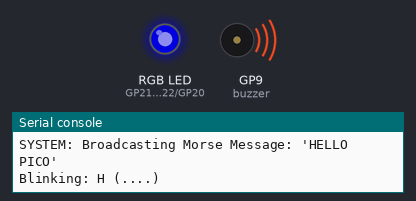
Simulated run of this program. Board: Raspberry Pi Pico running MicroPython. Shown: an RGB LED mixed from three pins (HIGH = lit), buzzer (waves = sounding), the last lines printed to the serial console. Dim RGB values are drawn brighter than linear.

Above: at 0.05 s.
At 18.8 s:
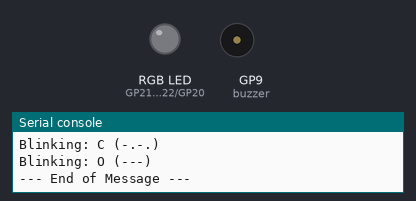
Timing chart, 0 to 21.6 s (numbered marks = the images above):
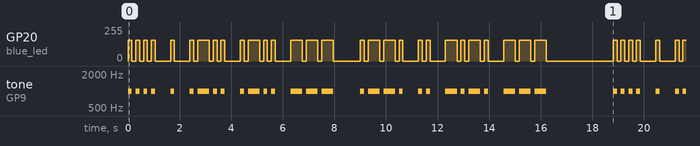

The program:

Morse_Beacon.py
```python
# ==========================================================
# MASTERY PROJECT 4: THE MORSE CODE BEACON
# Goal: Use a Python Dictionary to translate text into
# a sequence of light and sound signals (Dots & Dashes).
#
# ENGINEERING INSIGHT:
# This project teaches "Data Encoding & Serialization."
# Engineers must often translate complex data (words) into
# a series of simple bursts (bits) to send over wires or
# radio waves. Dictionaries are the primary tool for
# mapping human-readable data to machine-executable patterns.
# ==========================================================

from machine import Pin, PWM
from time import sleep

# ----------------------------------------------------------
# 1. HARDWARE SETUP
# ----------------------------------------------------------
# We use Blue for the Beacon (feels more tactical!)
red_led   = PWM(Pin(21), freq=1000)
green_led = PWM(Pin(22), freq=1000)
blue_led  = PWM(Pin(20), freq=1000)

buzzer = PWM(Pin(9))

# ----------------------------------------------------------
# 2. MORSE CODE DICTIONARY
# ----------------------------------------------------------
MORSE_MAP = {
    'A': '.-',   'B': '-...', 'C': '-.-.', 'D': '-..',  'E': '.',
    'F': '..-.', 'G': '--.',  'H': '....', 'I': '..',   'J': '.---',
    'K': '-.-',  'L': '.-..', 'M': '--',   'N': '-.',   'O': '---',
    'P': '.--.', 'Q': '--.-', 'R': '.-.',  'S': '...',  'T': '-',
    'U': '..-',  'V': '...-', 'W': '.--',  'X': '-..-', 'Y': '-.--',
    'Z': '--..', ' ': '/'     # Space becomes a forward slash
}

# TIMING (Standard Morse Ratios)
UNIT = 0.15 # 0.15 seconds per 'dot'
DOT  = UNIT
DASH = UNIT * 3
GAP  = UNIT    # Gap between dots/dashes
LETTER_GAP = UNIT * 3

# ----------------------------------------------------------
# 3. SIGNAL FUNCTIONS
# ----------------------------------------------------------

def play_signal(duration):
    """Turns on Blue light and Buzzer for a set time."""
    blue_led.duty_u16(40000)
    buzzer.freq(1000)
    buzzer.duty_u16(10000)
    sleep(duration)

    # SILENCE
    blue_led.duty_u16(0)
    buzzer.duty_u16(0)
    sleep(GAP)

# ----------------------------------------------------------
# 4. DATA TRANSLATION LOOP
# ----------------------------------------------------------
MESSAGE = "HELLO PICO" # Change this message!

print(f"SYSTEM: Broadcasting Morse Message: '{MESSAGE}'")

try:
    while True:
        for character in MESSAGE.upper():
            if character in MORSE_MAP:
                code = MORSE_MAP[character]
                print(f"Blinking: {character} ({code})")

                # Check for space (Special case)
                if code == '/':
                    sleep(LETTER_GAP)
                    continue

                # Iterate through the dots and dashes in the character's code
                for symbol in code:
                    if symbol == '.':
                        play_signal(DOT)
                    elif symbol == '-':
                        play_signal(DASH)

                # Pause between letters
                sleep(LETTER_GAP)

        # Long pause before the message repeats
        print("--- End of Message ---")
        sleep(2.0)

except KeyboardInterrupt:
    blue_led.duty_u16(0)
    buzzer.duty_u16(0)
    print("\nMorse Beacon Deactivated.")
```

Measured:
- by itself, GP20 (blue_led): moves between 0/255 and 156/255, repeating every 18.8 s
- by itself, tone on GP9 (buzzer): plays 1000 Hz for 0.15 s, 1000 Hz for 0.15 s, 1000 Hz for 0.15 s, 1000 Hz for 0.15 s, 1000 Hz for 0.15 s, 1000 Hz for 0.15 s … (203 notes in this stretch)
